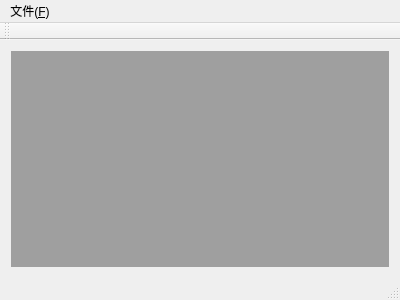
<?xml version="1.0" encoding="UTF-8"?>
<ui version="4.0">
 <class>MainWindow</class>
 <widget class="QMainWindow" name="MainWindow">
  <property name="geometry">
   <rect>
    <x>0</x>
    <y>0</y>
    <width>400</width>
    <height>300</height>
   </rect>
  </property>
  <property name="windowTitle">
   <string>MainWindow</string>
  </property>
  <widget class="QWidget" name="centralWidget">
   <layout class="QGridLayout" name="gridLayout">
    <item row="0" column="0">
     <widget class="QMdiArea" name="mdiArea"/>
    </item>
   </layout>
  </widget>
  <widget class="QMenuBar" name="menuBar">
   <property name="geometry">
    <rect>
     <x>0</x>
     <y>0</y>
     <width>400</width>
     <height>23</height>
    </rect>
   </property>
   <widget class="QMenu" name="menu">
    <property name="title">
     <string>文件(&amp;F)</string>
    </property>
    <addaction name="action_New"/>
   </widget>
   <addaction name="menu"/>
  </widget>
  <widget class="QToolBar" name="mainToolBar">
   <attribute name="toolBarArea">
    <enum>TopToolBarArea</enum>
   </attribute>
   <attribute name="toolBarBreak">
    <bool>false</bool>
   </attribute>
  </widget>
  <widget class="QStatusBar" name="statusBar"/>
  <action name="action_New">
   <property name="icon">
    <iconset resource="myimages.qrc">
     <normaloff>:/image/images/tifa.jpg</normaloff>:/image/images/tifa.jpg</iconset>
   </property>
   <property name="text">
    <string>新建文件(&amp;N)</string>
   </property>
   <property name="toolTip">
    <string>新建文件</string>
   </property>
   <property name="shortcut">
    <string>Ctrl+N</string>
   </property>
  </action>
 </widget>
 <layoutdefault spacing="6" margin="11"/>
 <resources>
  <include location="myimages.qrc"/>
 </resources>
 <connections/>
</ui>
